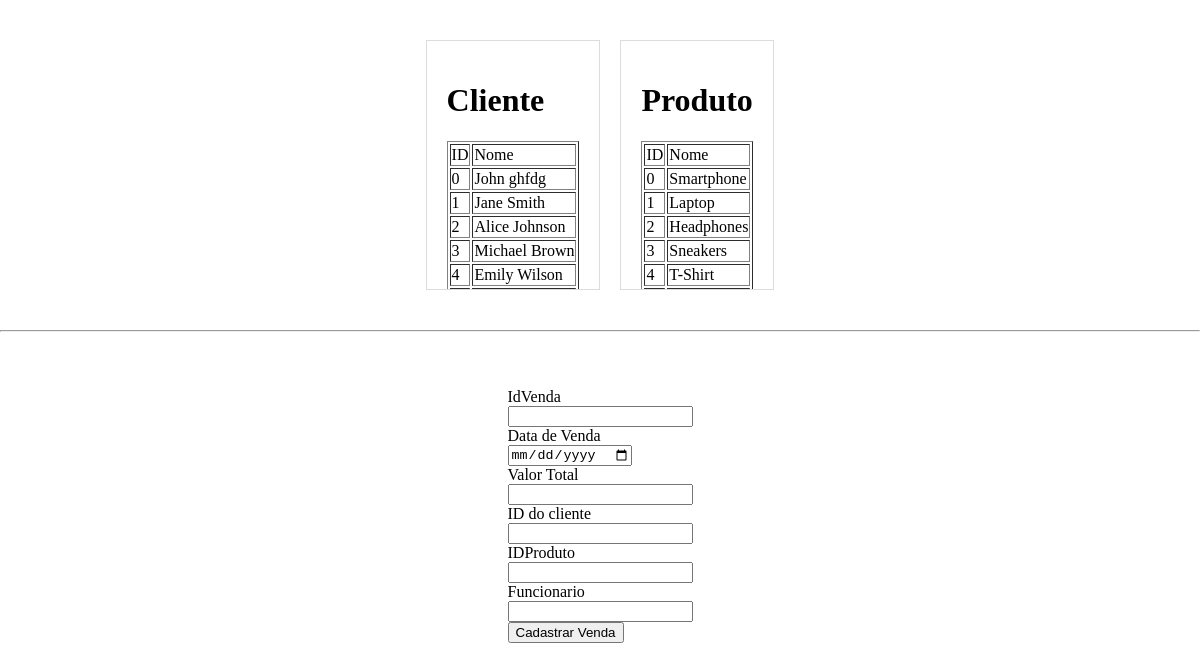
The app's page /nova_venda with its own data.
### tables this page shows
CREATE TABLE cliente (
                idcliente INTEGER PRIMARY KEY,
                nome TEXT,
                email TEXT,
                cidade TEXT,
                telefone INTERGER,
                data_nasc DATE
            );

CREATE TABLE produto (
                idproduto INTEGER PRIMARY KEY,
                nome TEXT,
                marca TEXT,
                categoria TEXT,
                preco REAL,
                qtd INTEGER
            );

### main.py (the view)
@app.route('/nova_venda', methods=['GET', 'POST'])
def nova_venda():
  if request.method == 'POST':
    con = sqlite3.connect('vendas.db')
    cur = con.cursor()
    idvenda = request.form['idvenda']
    data_venda = request.form['data_venda']
    valor_total = request.form['valor_total']
    idcliente = request.form['idcliente']
    idproduto = request.form['idproduto']
    funcionario = request.form['funcionario']
    comando_add = 'insert into venda values(?,?,?,?,?,?)'
    cur.execute(comando_add,(idvenda,data_venda,valor_total,idcliente,idproduto,funcionario))
    con.commit()
    con.close()
    return redirect(url_for('venda'))
  else:
    con = sqlite3.connect('vendas.db')
    cur = con.cursor()
    cur.execute("Select * from cliente")
    cliente = cur.fetchall()
    cur.execute('select * from produto')
    produto = cur.fetchall()
    return render_template('venda/nova_venda.html', dados =[cliente, produto])

### templates/venda/nova_venda.html (shortened to what this page needs)
<!DOCTYPE html>
<html lang="pt-br">
<head>
</head>
<body>
    <div class="infons">
        <div class="cliente">
            <table border="1">
                <h1>Cliente</h1>
                <tr class="topo">
                    <td>ID</td>
                    <td>Nome</td>
                </tr>
                {% for row in dados[0] %}
                <tr>
                    <td>{{row[0]}}</td>
                    <td>{{row[1]}}</td>
                </tr>
                {% endfor %}
            </table>
        </div>
        <div class="produto">
            <table border="1">
                <h1>Produto</h1>
                <tr class="topo">
                    <td>ID</td>
                    <td>Nome</td>
                </tr>
                {% for row in dados[1]%}
                <tr>
                    <td>{{row[0]}}</td>
                    <td>{{row[1]}}</td>
                </tr>
                {% endfor %}
            </table>
        </div>
    </div>
    <hr>
    <br>
    <div class="formulario">
        <form action="{{url_for('nova_venda')}}" method="POST">
            <label for="idvenda">IdVenda</label><br>
            <input type="number" name="idvenda"><br>
            <label for="data_venda">Data de Venda</label><br>
            <input type="date" name="data_venda"> <br>
            <label for="valor_total">Valor Total</label><br>
            <input type="number" name="valor_total"><br>
            <label for="idcliente">ID do cliente</label><br>
            <input type="number" name="idcliente"><br>
            <label for="idproduto">IDProduto</label><br>
            <input type="number" name="idproduto"><br>
            <label for="funcionario">Funcionario</label><br>
            <input type="text" name="funcionario"><br>
            <input type="submit" value="Cadastrar Venda">
        </form>
    </div>
</body>
</html>

### templates/venda/nova_venda.html (style rules this page uses)
body { padding: 0; margin: 0; }
div { margin: 10px; padding: 20px; }
.infons { max-height: 270px; display: flex; justify-content: center; }
.cliente { border: solid 1px rgb(220,220,220); display: inline-block; white-space: nowrap; overflow-y: scroll; }
.produto { border: solid 1px rgb(220,220,220); display: inline-block; white-space: nowrap; overflow-y: scroll; }
.formulario { display: flex; justify-content: center; }

### records on screen
cliente: idcliente "0", nome "John ghfdg"
cliente: idcliente "1", nome "Jane Smith"
cliente: idcliente "2", nome "Alice Johnson"
cliente: idcliente "3", nome "Michael Brown"
cliente: idcliente "4", nome "Emily Wilson"
produto: idproduto "0", nome "Smartphone"
produto: idproduto "1", nome "Laptop"
produto: idproduto "2", nome "Headphones"
produto: idproduto "3", nome "Sneakers"
produto: idproduto "4", nome "T-Shirt"
